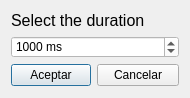
<?xml version="1.0" encoding="UTF-8"?>
<ui version="4.0">
 <class>Dialog</class>
 <widget class="QDialog" name="Dialog">
  <property name="geometry">
   <rect>
    <x>0</x>
    <y>0</y>
    <width>190</width>
    <height>98</height>
   </rect>
  </property>
  <property name="windowTitle">
   <string>Options</string>
  </property>
  <property name="sizeGripEnabled">
   <bool>false</bool>
  </property>
  <property name="modal">
   <bool>false</bool>
  </property>
  <layout class="QFormLayout" name="formLayout">
   <item row="2" column="0">
    <widget class="QPushButton" name="btonaceptar">
     <property name="toolTip">
      <string extracomment="Acepta los cambios realizados"/>
     </property>
     <property name="text">
      <string>Aceptar</string>
     </property>
     <property name="checkable">
      <bool>false</bool>
     </property>
     <property name="default">
      <bool>false</bool>
     </property>
     <property name="flat">
      <bool>false</bool>
     </property>
    </widget>
   </item>
   <item row="2" column="1">
    <widget class="QPushButton" name="btoncancelar">
     <property name="toolTip">
      <string extracomment="Cancelar la operacion"/>
     </property>
     <property name="text">
      <string>Cancelar</string>
     </property>
     <property name="default">
      <bool>false</bool>
     </property>
    </widget>
   </item>
   <item row="0" column="0" colspan="2">
    <widget class="QLabel" name="label">
     <property name="font">
      <font>
       <pointsize>12</pointsize>
      </font>
     </property>
     <property name="styleSheet">
      <string notr="true"/>
     </property>
     <property name="text">
      <string>Select the duration</string>
     </property>
    </widget>
   </item>
   <item row="1" column="0" colspan="2">
    <widget class="QSpinBox" name="insertSpinBox">
     <property name="styleSheet">
      <string notr="true">background-color: rgb(255, 255, 255);</string>
     </property>
     <property name="suffix">
      <string> ms</string>
     </property>
     <property name="maximum">
      <number>100000000</number>
     </property>
     <property name="value">
      <number>1000</number>
     </property>
    </widget>
   </item>
  </layout>
 </widget>
 <resources/>
 <connections>
  <connection>
   <sender>btonaceptar</sender>
   <signal>clicked()</signal>
   <receiver>Dialog</receiver>
   <slot>accept()</slot>
   <hints>
    <hint type="sourcelabel">
     <x>42</x>
     <y>111</y>
    </hint>
    <hint type="destinationlabel">
     <x>85</x>
     <y>66</y>
    </hint>
   </hints>
  </connection>
  <connection>
   <sender>btoncancelar</sender>
   <signal>clicked()</signal>
   <receiver>Dialog</receiver>
   <slot>reject()</slot>
   <hints>
    <hint type="sourcelabel">
     <x>132</x>
     <y>111</y>
    </hint>
    <hint type="destinationlabel">
     <x>85</x>
     <y>66</y>
    </hint>
   </hints>
  </connection>
 </connections>
</ui>
